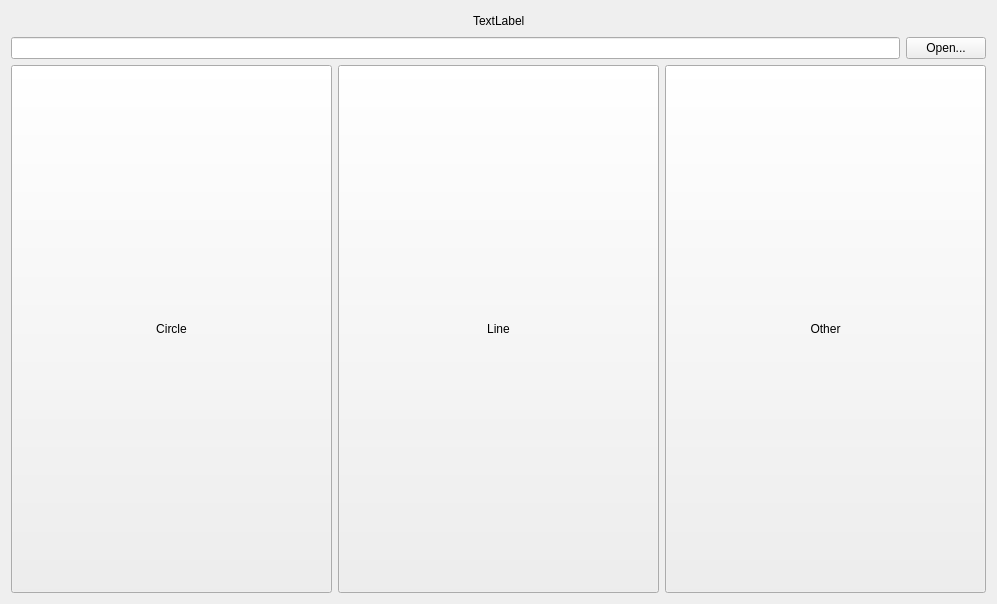
<?xml version="1.0" encoding="UTF-8"?>
<ui version="4.0">
 <class>Widget</class>
 <widget class="QWidget" name="Widget">
  <property name="geometry">
   <rect>
    <x>0</x>
    <y>0</y>
    <width>997</width>
    <height>604</height>
   </rect>
  </property>
  <property name="windowTitle">
   <string>Widget</string>
  </property>
  <layout class="QGridLayout" name="gridLayout">
   <item row="0" column="0">
    <layout class="QHBoxLayout" name="horizontalLayout_2">
     <item>
      <spacer name="horizontalSpacer">
       <property name="orientation">
        <enum>Qt::Horizontal</enum>
       </property>
       <property name="sizeHint" stdset="0">
        <size>
         <width>40</width>
         <height>20</height>
        </size>
       </property>
      </spacer>
     </item>
     <item>
      <widget class="QLabel" name="label_image">
       <property name="sizePolicy">
        <sizepolicy hsizetype="Preferred" vsizetype="Fixed">
         <horstretch>0</horstretch>
         <verstretch>0</verstretch>
        </sizepolicy>
       </property>
       <property name="text">
        <string>TextLabel</string>
       </property>
      </widget>
     </item>
     <item>
      <spacer name="horizontalSpacer_2">
       <property name="orientation">
        <enum>Qt::Horizontal</enum>
       </property>
       <property name="sizeHint" stdset="0">
        <size>
         <width>40</width>
         <height>20</height>
        </size>
       </property>
      </spacer>
     </item>
    </layout>
   </item>
   <item row="1" column="0">
    <layout class="QHBoxLayout" name="horizontalLayout_3">
     <property name="sizeConstraint">
      <enum>QLayout::SetDefaultConstraint</enum>
     </property>
     <item>
      <widget class="QLineEdit" name="lineEdit">
       <property name="focusPolicy">
        <enum>Qt::NoFocus</enum>
       </property>
       <property name="readOnly">
        <bool>true</bool>
       </property>
      </widget>
     </item>
     <item>
      <widget class="QPushButton" name="button_open">
       <property name="focusPolicy">
        <enum>Qt::NoFocus</enum>
       </property>
       <property name="text">
        <string>Open...</string>
       </property>
      </widget>
     </item>
    </layout>
   </item>
   <item row="2" column="0">
    <layout class="QHBoxLayout" name="horizontalLayout">
     <item>
      <widget class="QPushButton" name="button_circle">
       <property name="enabled">
        <bool>true</bool>
       </property>
       <property name="sizePolicy">
        <sizepolicy hsizetype="Expanding" vsizetype="Preferred">
         <horstretch>0</horstretch>
         <verstretch>0</verstretch>
        </sizepolicy>
       </property>
       <property name="focusPolicy">
        <enum>Qt::NoFocus</enum>
       </property>
       <property name="text">
        <string>Circle</string>
       </property>
       <property name="shortcut">
        <string>1</string>
       </property>
      </widget>
     </item>
     <item>
      <widget class="QPushButton" name="button_line">
       <property name="sizePolicy">
        <sizepolicy hsizetype="Expanding" vsizetype="Preferred">
         <horstretch>0</horstretch>
         <verstretch>0</verstretch>
        </sizepolicy>
       </property>
       <property name="focusPolicy">
        <enum>Qt::NoFocus</enum>
       </property>
       <property name="text">
        <string>Line</string>
       </property>
       <property name="shortcut">
        <string>2</string>
       </property>
      </widget>
     </item>
     <item>
      <widget class="QPushButton" name="button_other">
       <property name="enabled">
        <bool>true</bool>
       </property>
       <property name="sizePolicy">
        <sizepolicy hsizetype="Expanding" vsizetype="Preferred">
         <horstretch>0</horstretch>
         <verstretch>0</verstretch>
        </sizepolicy>
       </property>
       <property name="focusPolicy">
        <enum>Qt::NoFocus</enum>
       </property>
       <property name="text">
        <string>Other</string>
       </property>
       <property name="shortcut">
        <string>3</string>
       </property>
      </widget>
     </item>
    </layout>
   </item>
  </layout>
 </widget>
 <layoutdefault spacing="6" margin="11"/>
 <resources/>
 <connections/>
</ui>
